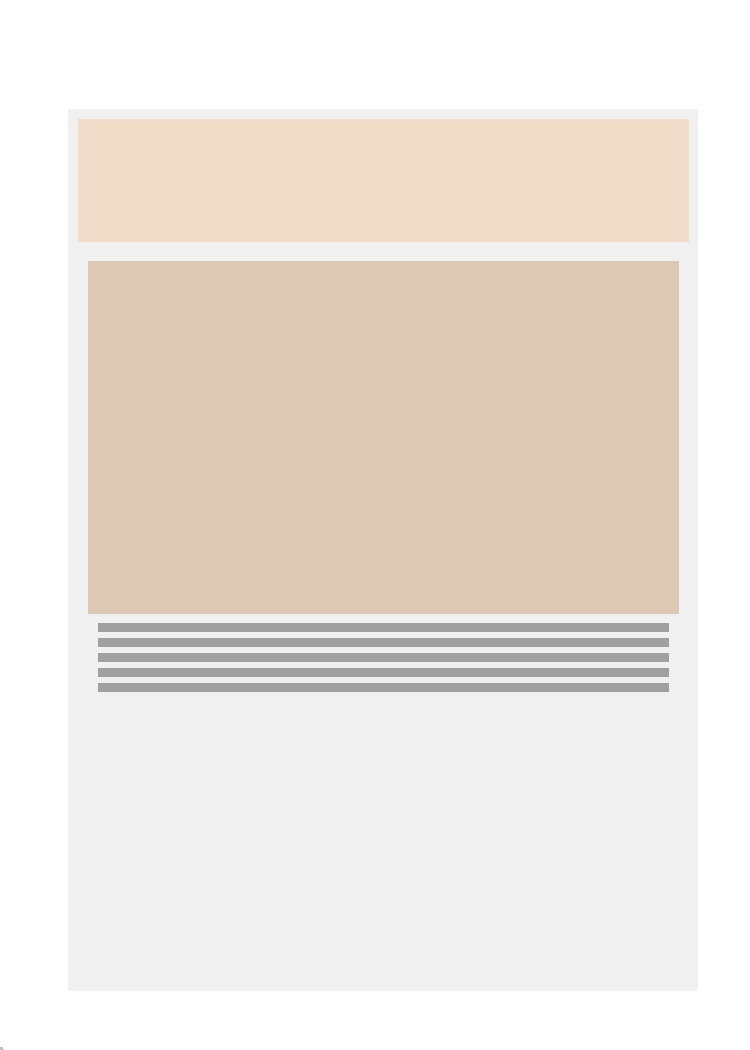
#> input picture examples/synthetic_cards/grade_08_card_001.jpg, 750 x 1050 px
$ python -i detect_card.py   (imports and definitions only)
#> lines starting #> are read from the running program, lines starting #| are printed output that depends on the picture; after the words box and inside, x2 and y2 are one past the last pixel; in counts of white or black regions, pixels touching at a corner belong together
#> further down, picture is the input picture: shape (1050, 750, 3); mean B, G, R 222.4, 229.3, 236.9
"""
Card detection and rectification functionality.
Detects trading cards in images and performs perspective correction.
"""

import cv2
import numpy as np
from typing import Optional, Tuple, List, Dict, Any
import logging
from dataclasses import dataclass

logger = logging.getLogger(__name__)


@dataclass
class CardBounds:
    """
    Represents the detected bounds of a trading card.
    """
    corners: np.ndarray  # 4x2 array of corner coordinates
    confidence: float    # Detection confidence (0-1)
    area: float         # Area of detected card region
    aspect_ratio: float # Width/height ratio


class CardDetector:
    """
    Detects and extracts trading cards from images using computer vision.
    """

    def __init__(self, target_width: int = 750, target_height: int = 1050):
        """
        Initialize card detector.

        Args:
            target_width: Target width for rectified cards
            target_height: Target height for rectified cards
        """
        self.target_width = target_width
        self.target_height = target_height
        self.expected_aspect_ratio = target_height / target_width  # ~1.4 for standard cards

    def detect_card(self, image: np.ndarray,
                   min_area_ratio: float = 0.1,
                   max_area_ratio: float = 0.9) -> Optional[CardBounds]:
        """
        Detect a trading card in the image.

        Args:
            image: Input image
            min_area_ratio: Minimum card area as fraction of image area
            max_area_ratio: Maximum card area as fraction of image area

        Returns:
            CardBounds if card detected, None otherwise
        """
        try:
            logger.debug("Starting card detection")

            # Preprocess image
            processed = self._preprocess_for_detection(image)

            # Find contours
            contours = self._find_card_contours(processed)

            if not contours:
                logger.warning("No contours found for card detection")
                return None

            # Filter and rank contours
            candidates = self._filter_card_candidates(
                contours, image.shape, min_area_ratio, max_area_ratio
            )

            if not candidates:
                logger.warning("No valid card candidates found")
                return None

            # Select best candidate
            best_card = self._select_best_candidate(candidates, image.shape)

            if best_card is None:
                logger.warning("No suitable card candidate selected")
                return None

            logger.info(f"Card detected with confidence: {best_card.confidence:.3f}")
            return best_card

        except Exception as e:
            logger.error(f"Card detection failed: {e}")
            return None

    def _preprocess_for_detection(self, image: np.ndarray) -> np.ndarray:
        """Preprocess image for card edge detection."""
        try:
            # Convert to grayscale
            if len(image.shape) == 3:
                gray = cv2.cvtColor(image, cv2.COLOR_BGR2GRAY)
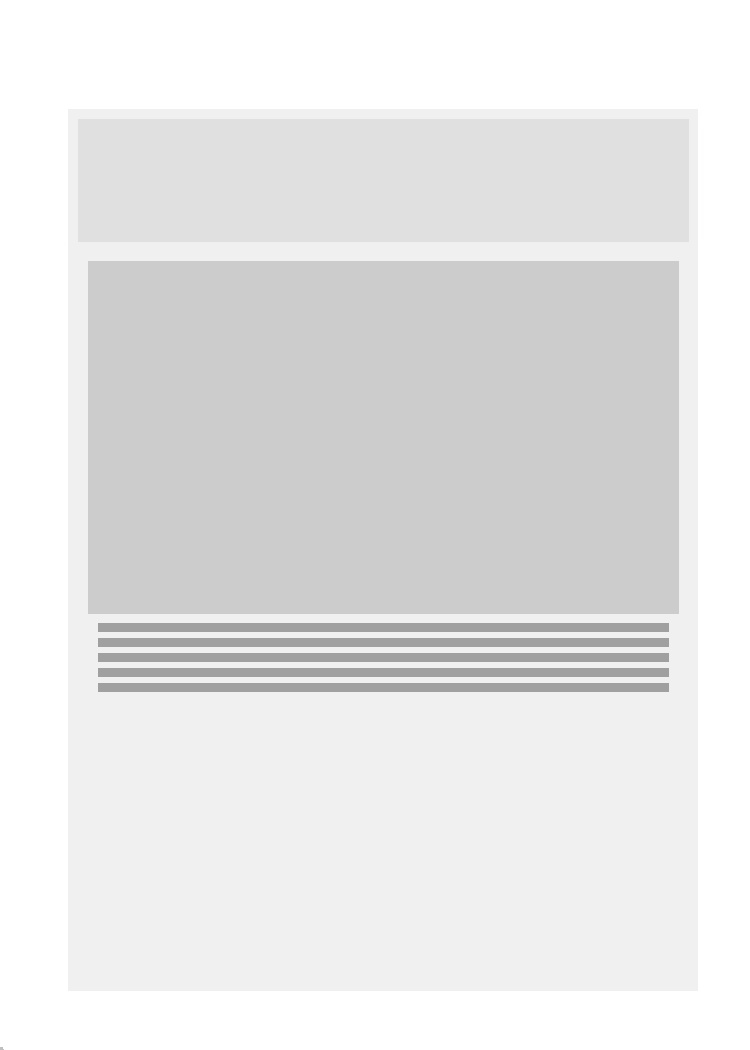
#> gray: shape (1050, 750); min 155, max 255, mean 230.7
            else:
                gray = image.copy()

            # Resize if too large (for performance)
            h, w = gray.shape
#> h = 1050; w = 750
            if max(h, w) > 1500:
                scale = 1500 / max(h, w)
                new_w, new_h = int(w * scale), int(h * scale)
                gray = cv2.resize(gray, (new_w, new_h))

            # Apply Gaussian blur to reduce noise
            blurred = cv2.GaussianBlur(gray, (5, 5), 0)

            # Adaptive thresholding works better than simple thresholding
            # for cards with varying lighting conditions
            adaptive = cv2.adaptiveThreshold(
                blurred, 255, cv2.ADAPTIVE_THRESH_GAUSSIAN_C,
                cv2.THRESH_BINARY, 11, 2
            )
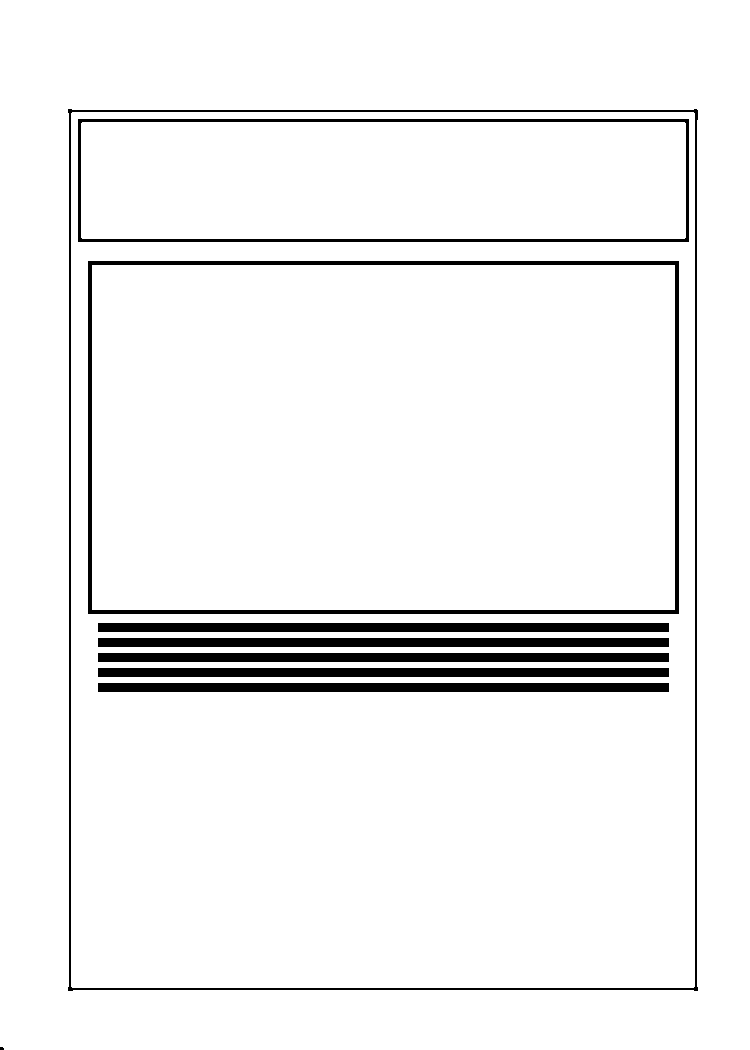
#> adaptive: shape (1050, 750); 94.5% white; 9 black regions (1 under 20 px), largest, box (x1, y1, x2, y2) and area: (88, 261, 679, 614) 7488, (68, 109, 698, 991) 6055, (98, 623, 669, 632) 5139

            # Morphological operations to clean up the image
            kernel = np.ones((3, 3), np.uint8)
            cleaned = cv2.morphologyEx(adaptive, cv2.MORPH_CLOSE, kernel)
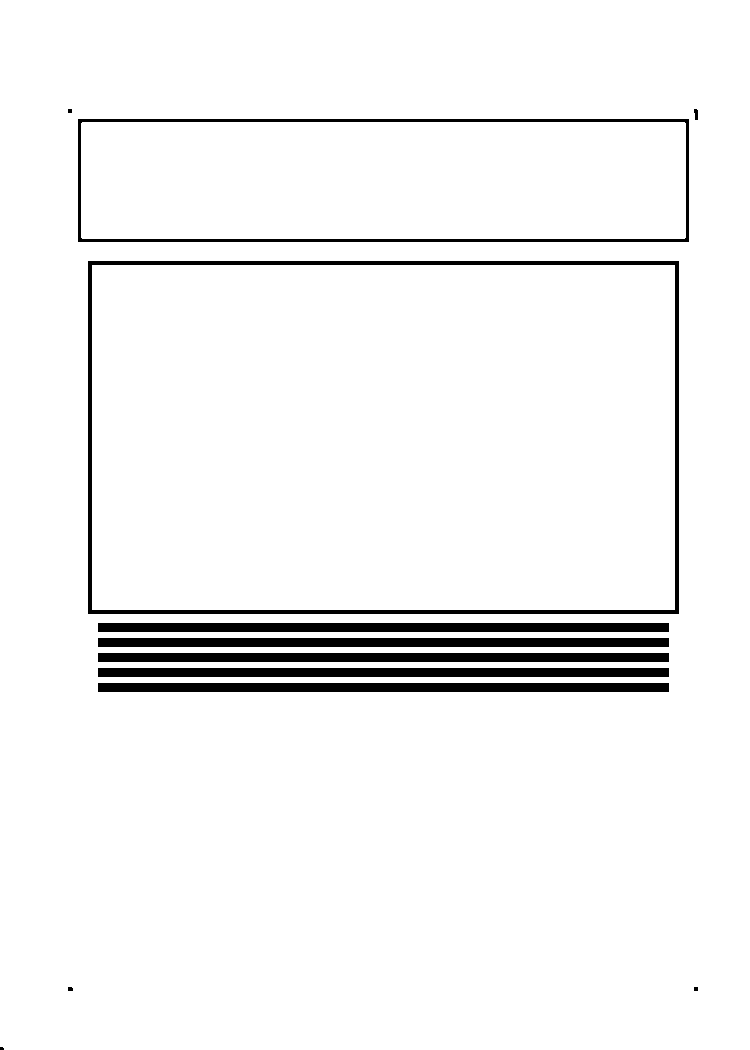
#> cleaned: shape (1050, 750); 95.2% white; 12 black regions (4 under 20 px), largest, box (x1, y1, x2, y2) and area: (88, 261, 679, 614) 7488, (98, 623, 669, 632) 5139, (98, 638, 669, 647) 5139
            cleaned = cv2.morphologyEx(cleaned, cv2.MORPH_OPEN, kernel)

            return cleaned

        except Exception as e:
            logger.error(f"Image preprocessing failed: {e}")
            return image

    def _find_card_contours(self, processed_image: np.ndarray) -> List[np.ndarray]:
        """Find contours that could represent card edges."""
        try:
            # Find contours
            contours, _ = cv2.findContours(
                processed_image, cv2.RETR_EXTERNAL, cv2.CHAIN_APPROX_SIMPLE
            )
#> contours = 1 item

            # Sort by area (largest first)
            contours = sorted(contours, key=cv2.contourArea, reverse=True)

            return contours[:10]  # Keep top 10 largest contours

        except Exception as e:
            logger.error(f"Contour finding failed: {e}")
            return []

    def _filter_card_candidates(self, contours: List[np.ndarray],
                              image_shape: Tuple[int, ...],
                              min_area_ratio: float,
                              max_area_ratio: float) -> List[CardBounds]:
        """Filter contours to find valid card candidates."""
#> called with image_shape = (1050, 750, 3), min_area_ratio = 0.1, max_area_ratio = 0.9
        try:
            h, w = image_shape[:2]
            image_area = h * w
            candidates = []

            for contour in contours:
                area = cv2.contourArea(contour)

                # Check area constraints
                area_ratio = area / image_area
                if not (min_area_ratio <= area_ratio <= max_area_ratio):
                    continue

                # Approximate contour to polygon
                epsilon = 0.02 * cv2.arcLength(contour, True)
                approx = cv2.approxPolyDP(contour, epsilon, True)

                # Look for quadrilaterals (4 corners)
                if len(approx) == 4:
                    corners = self._order_corners(approx.reshape(4, 2))

                    # Calculate aspect ratio
                    aspect_ratio = self._calculate_aspect_ratio(corners)

                    # Check if aspect ratio is reasonable for a trading card
                    if 1.2 <= aspect_ratio <= 1.6:  # Standard cards are ~1.4
                        confidence = self._calculate_confidence(
                            corners, area, aspect_ratio, image_shape
                        )

                        candidates.append(CardBounds(
                            corners=corners,
                            confidence=confidence,
                            area=area,
                            aspect_ratio=aspect_ratio
                        ))
#> this loop made 1 pass
#> (area, area_ratio) on pass 1: (785691, 0.998)
#> after the loop, candidates = []

            # Sort by confidence
            candidates.sort(key=lambda x: x.confidence, reverse=True)
            return candidates

        except Exception as e:
            logger.error(f"Candidate filtering failed: {e}")
            return []

    # [300 lines left out: functions _order_corners, _calculate_aspect_ratio, _calculate_confidence, _calculate_corner_regularity, _calculate_edge_straightness, _select_best_candidate and 4 more, not called in this run]

>>> import cv2
>>> picture = cv2.imread('../examples/synthetic_cards/grade_08_card_001.jpg')
>>> result = CardDetector().detect_card(picture)
